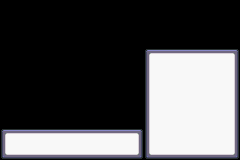

A level layout from a 2D game, rendered from its tile map. Below: a short description, then the map file with tile-grid data replaced by summaries:
An orthogonal 30x20 tile map with 8x8 px tiles, 1 tile layer (Tile Layer 1).

<map version="1.0" orientation="orthogonal" width="30" height="20" tilewidth="8" tileheight="8">
 <tileset firstgid="1" name="1" tilewidth="8" tileheight="8">
  <image source="../TileSets/Borders/1.png" width="72" height="8" />
 </tileset>
 <layer name="Tile Layer 1" width="30" height="20">
  <data>[600 cells, 240 non-empty, 9 distinct tile ids]</data>
 </layer>
</map>
